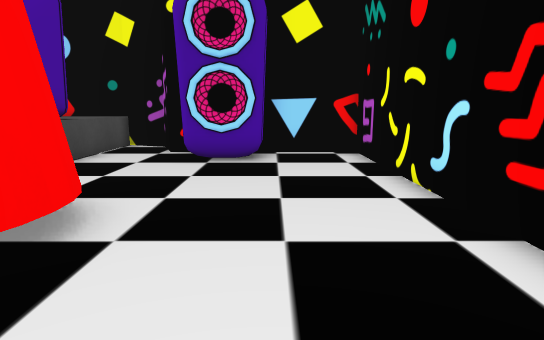
view 1 (above)

24 first-person views from a walk through a Unity game level. The camera is 1.3 m above the floor, tilts 10° down and sees 75° across. The floor is counted in squares, 1 m on a side. Each view is taken from the middle of a square. On the plan, view 1 faces up. The plan holds only what a view shows up to about 15 squares ahead; the rest is blank. Some animated figures are not drawn.

view 2
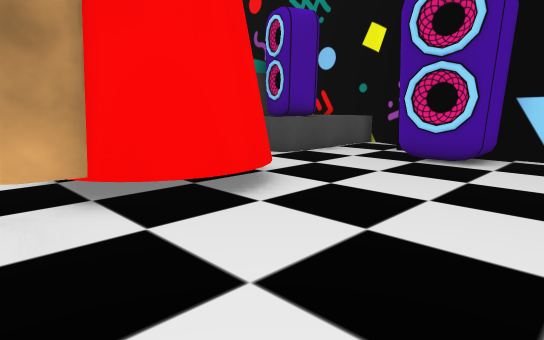

view 3
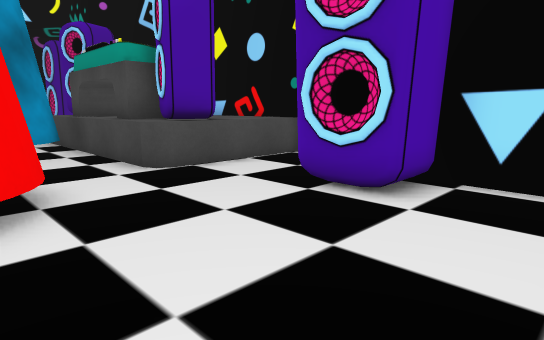

view 4
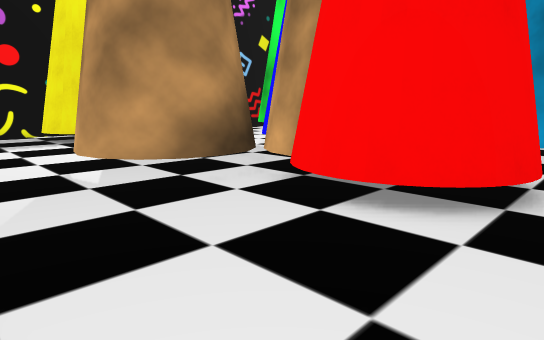

view 5
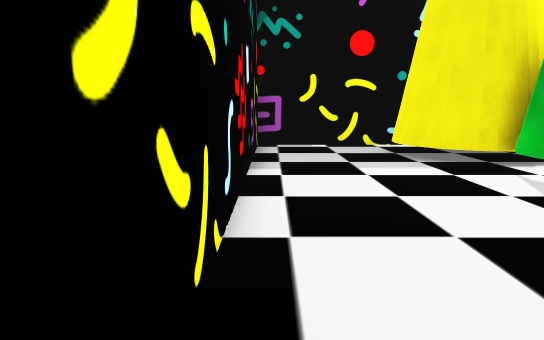

view 6
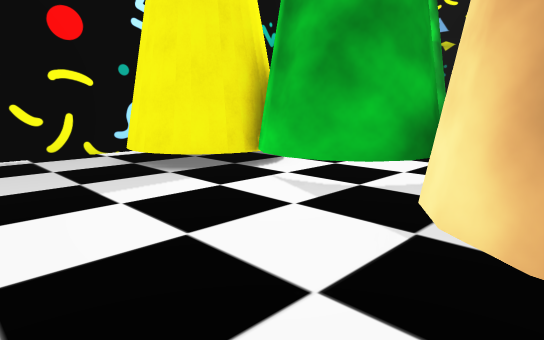

view 7
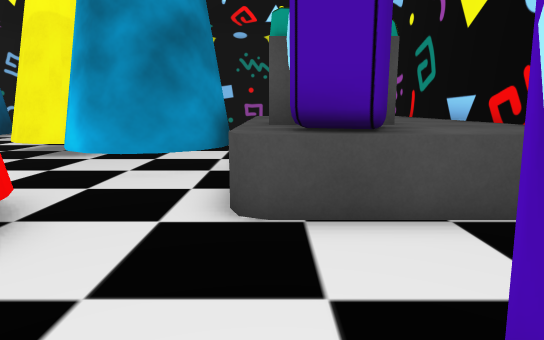

view 8
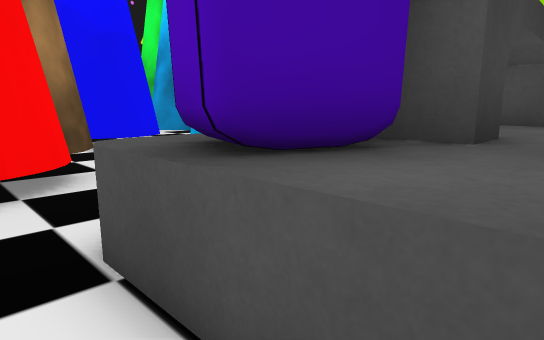

view 9
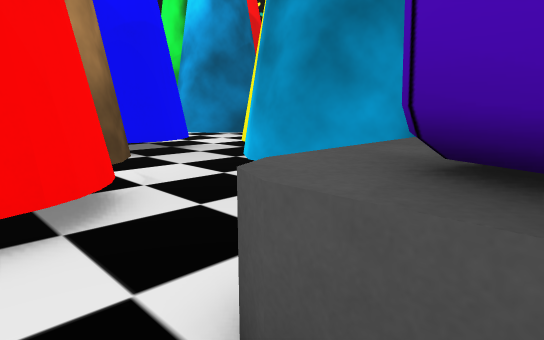

view 10
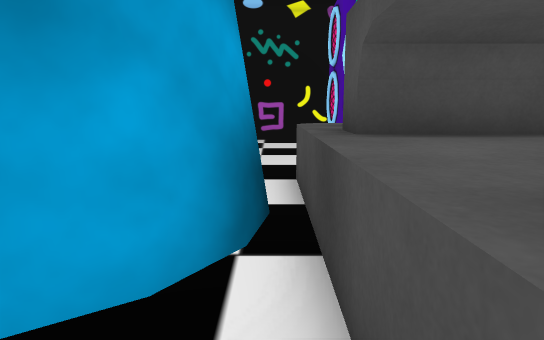

view 11
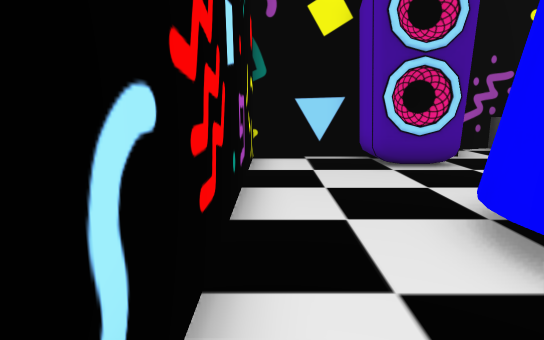

view 12
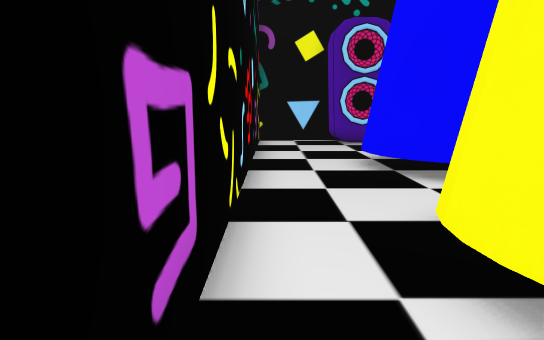

view 13
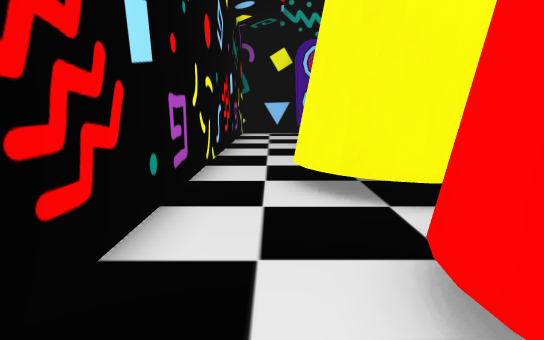

view 14
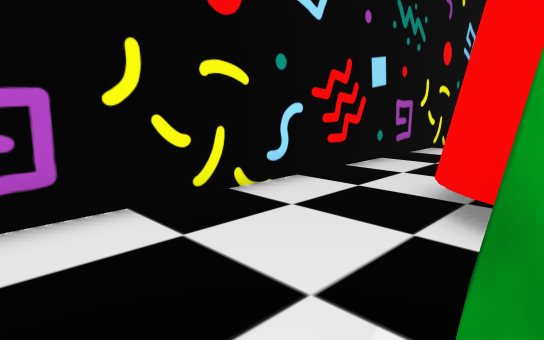

view 15
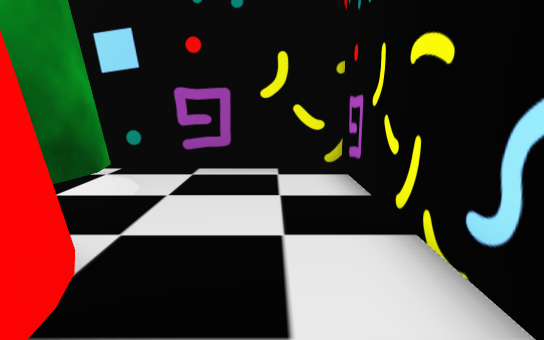

view 16
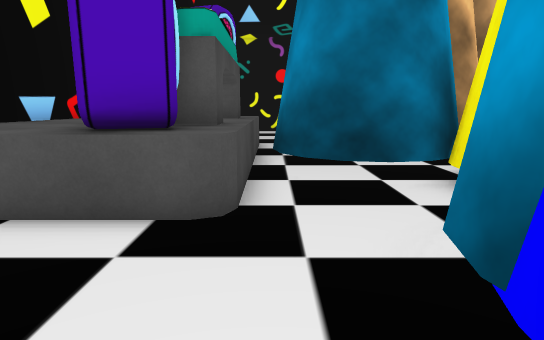

view 17
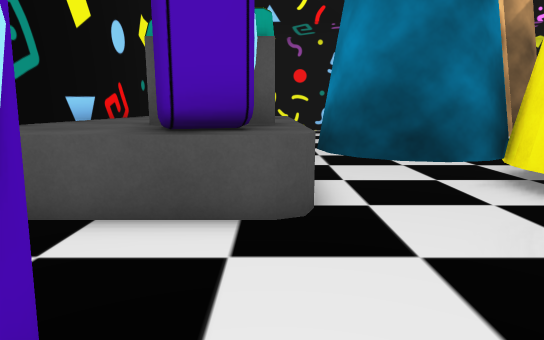

view 18
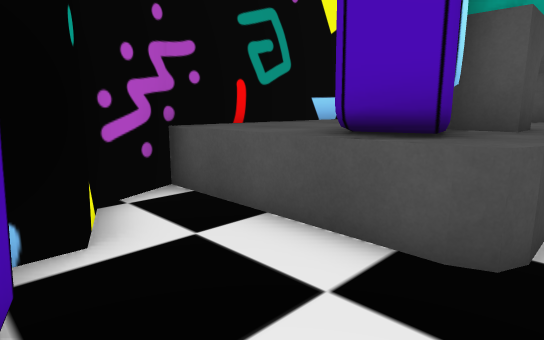

view 19
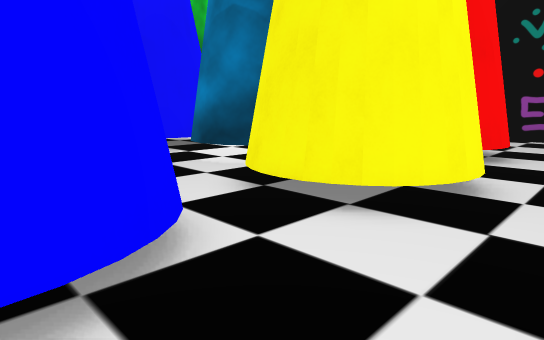

view 20
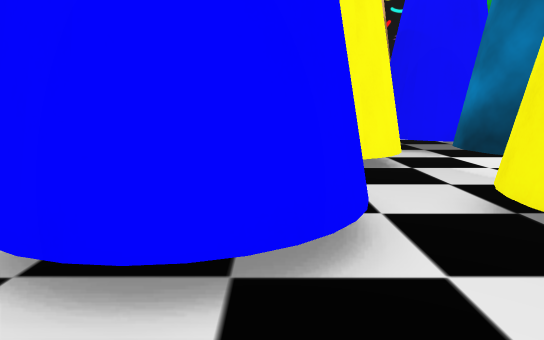

view 21
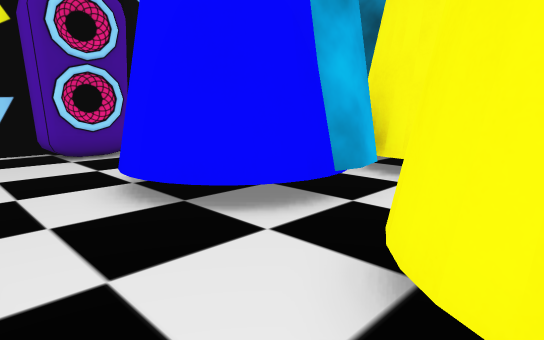

view 22
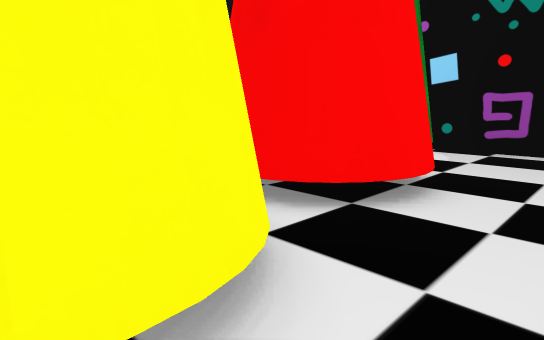

view 23
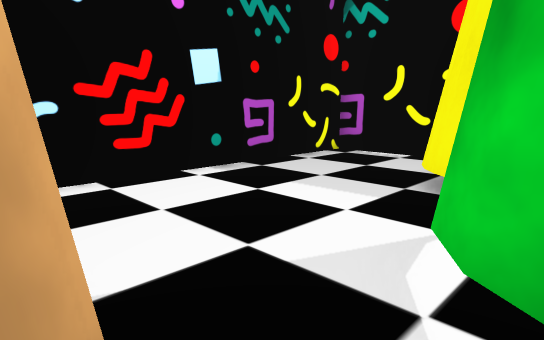

view 24
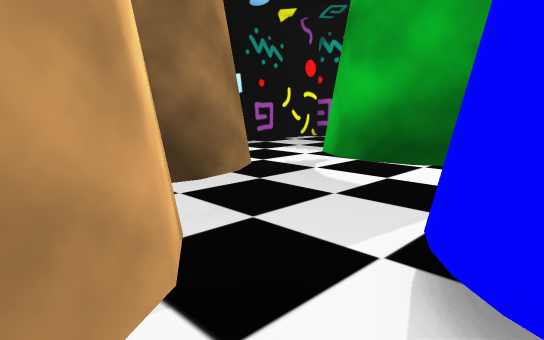

### Floor plan
Key: @ floor where view 1 was taken; # wall or solid block; x gap in a wall; . floor; ^ raised ledge.
Columns run from 22 left of view 1 to 3 right of it. Each row starts with its distance up from view 1.
 13         ##########
 12       ##^^^^^^^^^^##
 11 ####  #.^^^^^^^^^^.#  ####
 10 #..#  ..^^^#^^#^^^..  #..#
  9 #..###..####^^####..###..#
  8 #.......^^^#^^#^^^.......#
  7 #...........x............#
  6 #....##....###...........#
  5 #...####..## #...###.....#
  4 #...#    #####..#####....#
  3 #...#   #####...#  ##....#
  2 #...###.#  #...##  #.....
  1 #.......####...#####....
  0 #..###...# .....######@..
 -1 #..#   .....###...#  #.  #
 -2 #..#    ###.# ##..## #...#
 -3 #..###    ### ##...###...#
 -4 #....#        #..........#
 -5 #...##         .###......#
 -6 #..##             ##.....#
 -7 #..##             ##.....#
 -8 #...##            ##.....#
 -9 #....#             ##....#
-10 #....#              #....#
-11 #....#              #....#
-12 #.....             x.....#
-13 #######            #######

Positions as (right, up) in squares from view 1, and headings:
1: (0, 0), facing up
2: (2, 0), facing up-left
3: (2, 4), facing up-left
4: (2, 6), facing down-left
5: (2, 0), facing down
6: (2, -2), facing down-left
7: (-1, 8), facing left
8: (-4, 11), facing down-left
9: (-4, 9), facing down-left
10: (-7, 7), facing left
11: (-21, 1), facing up
12: (-21, -4), facing up
13: (-20, -8), facing up
14: (-17, -12), facing up-left
15: (-20, -5), facing down
16: (-18, 7), facing right
17: (-18, 8), facing right
18: (-17, 7), facing up-right
19: (-21, 4), facing down-right
20: (-21, 3), facing right
21: (-21, -1), facing up-right
22: (-21, -1), facing down-right
23: (-4, -3), facing down-right
24: (-8, 1), facing down-right
